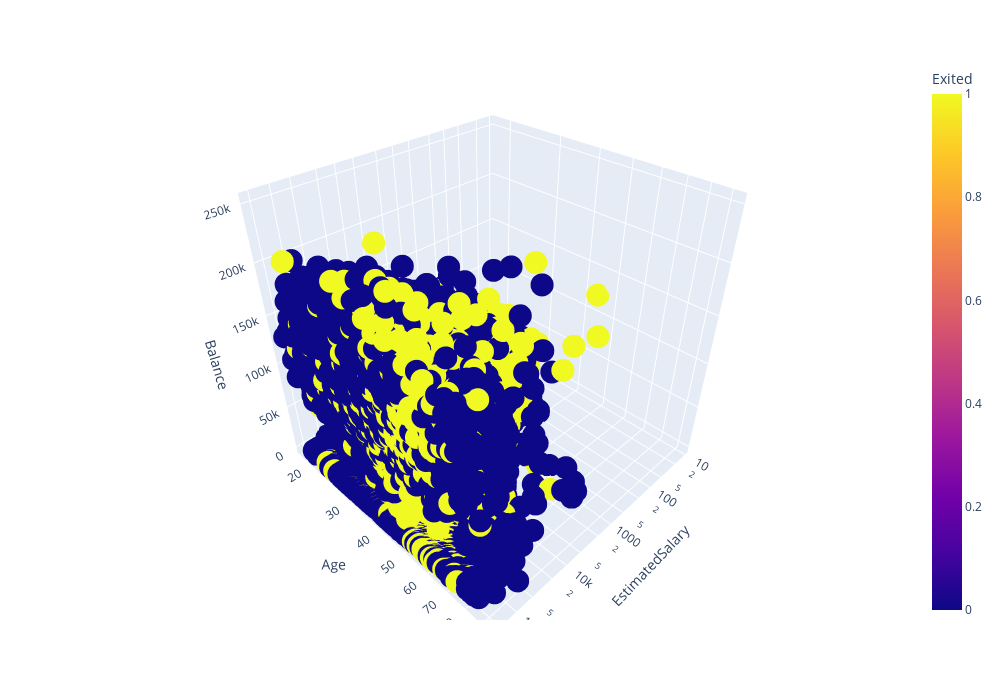

Write notebook code for a chart like this one.
### Markdown cell above
Вывод:
По графику можно сделать вывод, что возраст клиентов, с большим числом счетов находятся в дипазоне озраста от 25 до 50 лет. При этом зависимости от пола нет.

### Code cell
#строим график
fig = px.scatter_3d(
    data_frame=churn_data, #DataFrame
    x = 'EstimatedSalary', #ось абсцисс
    y = 'Age', #ось ординат
    z = 'Balance', #ось аппликат
    color='Exited', #расцветка в зависимости от ушли/остались
    log_x=True, 
    log_y=True,
    width=1000,
    height=700
)

#отображаем график
fig.show()

### Figure 1 — Plotly figure (JSON) as saved in the notebook; plotly's stock layout.template omitted (floating-point values rounded to 4 significant figures; data arrays with more than 128 entries replaced by an {"elided": "..."} marker saying what was removed)
{"data": [{"hovertemplate": "EstimatedSalary=%{x}<br>Age=%{y}<br>Balance=%{z}<br>Exited=%{marker.color}<extra></extra>", "legendgroup": "", "marker": {"color": {"elided": "10000 int values"}, "coloraxis": "coloraxis", "symbol": "circle"}, "mode": "markers", "name": "", "scene": "scene", "showlegend": false, "type": "scatter3d", "x": {"elided": "10000 float values"}, "y": {"elided": "10000 int values"}, "z": {"elided": "10000 float values"}}], "layout": {"coloraxis": {"colorbar": {"title": {"text": "Exited"}}, "colorscale": [[0, "#0d0887"], [0.1111, "#46039f"], [0.2222, "#7201a8"], [0.3333, "#9c179e"], [0.4444, "#bd3786"], [0.5556, "#d8576b"], [0.6667, "#ed7953"], [0.7778, "#fb9f3a"], [0.8889, "#fdca26"], [1, "#f0f921"]]}, "height": 700, "legend": {"tracegroupgap": 0}, "margin": {"t": 60}, "scene": {"domain": {"x": [0, 1], "y": [0, 1]}, "xaxis": {"title": {"text": "EstimatedSalary"}, "type": "log"}, "yaxis": {"title": {"text": "Age"}, "type": "log"}, "zaxis": {"title": {"text": "Balance"}}}, "width": 1000}}
